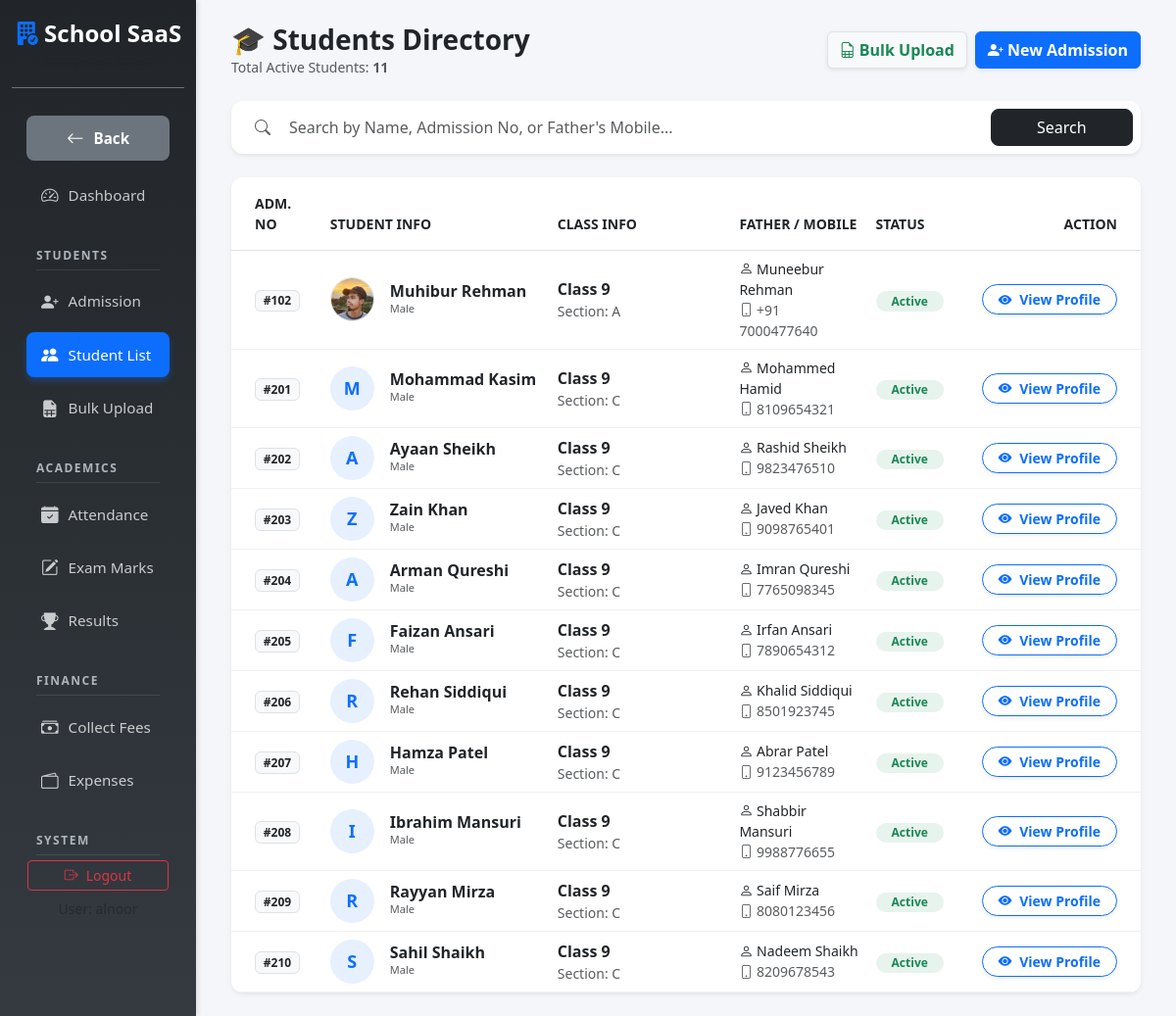
The app's page /students/ (signed in) with its own data.
### students/models.py (models this page shows, shortened)
class Student(TimeStampedModel):
    GENDER_CHOICES = (
        ('M', 'Male'),
        ('F', 'Female'),
        ('O', 'Other'),
    )
    STATUS_CHOICES = (
        ('active', 'Active'),
        ('inactive', 'Inactive'),
        ('alumini', 'Alumini / Left'),
    )
    BLOOD_GROUP_CHOICES = (
        ('A+', 'A+'), ('A-', 'A-'),
        ('B+', 'B+'), ('B-', 'B-'),
        ('O+', 'O+'), ('O-', 'O-'),
        ('AB+', 'AB+'), ('AB-', 'AB-'),
    )
    RELIGION_CHOICES = (
        ('Islam', 'Islam'),
        ('Hinduism', 'Hinduism'),
        ('Christianity', 'Christianity'),
        ('Sikhism', 'Sikhism'),
        ('Jainism', 'Jainism'),
        ('Other', 'Other'),
    )
    CATEGORY_CHOICES = (
        ('General', 'General'),
        ('OBC', 'OBC'),
        ('SC', 'SC'),
        ('ST', 'ST'),
        ('Other', 'Other'),
    )
    school = models.ForeignKey(School, on_delete=models.CASCADE, related_name='students')
    admission_no = models.CharField(max_length=50)
    admission_date = models.DateField()
    first_name = models.CharField(max_length=100)
    last_name = models.CharField(max_length=100, blank=True)
    gender = models.CharField(max_length=1, choices=GENDER_CHOICES)
    dob = models.DateField(null=True, blank=True)
    blood_group = models.CharField(max_length=5, choices=BLOOD_GROUP_CHOICES, blank=True, null=True)
    religion = models.CharField(max_length=50, choices=RELIGION_CHOICES, blank=True, null=True)
    category = models.CharField(max_length=50, choices=CATEGORY_CHOICES, blank=True, null=True)
    aadhar_no = models.CharField(max_length=20, blank=True, null=True)
    father_name = models.CharField(max_length=100)
    father_occupation = models.CharField(max_length=100, blank=True, null=True)
    mother_name = models.CharField(max_length=100, blank=True)
    father_mobile = models.CharField(max_length=15)
    previous_school = models.CharField(max_length=200, blank=True, null=True)
    address = models.TextField()
    current_class = models.ForeignKey(ClassGrade, on_delete=models.SET_NULL, null=True)
    section = models.ForeignKey(Section, on_delete=models.SET_NULL, null=True)
    roll_number = models.PositiveIntegerField(null=True, blank=True)
    status = models.CharField(max_length=20, choices=STATUS_CHOICES, default='active')
    photo = models.ImageField(upload_to='student_photos/', blank=True, null=True)
    class Meta:
        unique_together = [
            ('school', 'admission_no'),
        ]
    ordering = ['school', 'current_class', 'section', 'first_name']

### academics/models.py (models this page shows, shortened)
class ClassGrade(TimeStampedModel):
    school = models.ForeignKey(School, on_delete=models.CASCADE, related_name='classes')
    name = models.CharField(max_length=50) # e.g., "Class 10" or "Hifz-ul-Quran"
    class Meta:
        unique_together = ('school', 'name') # Ek school me "Class 10" do baar nahi honi chahiye
        verbose_name = "Class"
        verbose_name_plural = "Classes"

class Section(TimeStampedModel):
    school = models.ForeignKey(School, on_delete=models.CASCADE, related_name='sections')
    class_grade = models.ForeignKey(ClassGrade, on_delete=models.CASCADE, related_name='sections')
    name = models.CharField(max_length=10) # e.g., "A", "B", "Girls Wing"
    class_teacher = models.ForeignKey('accounts.CustomUser', on_delete=models.SET_NULL, null=True, blank=True, limit_choices_to={'role': 'teacher'})
    class Meta:
        unique_together = ('class_grade', 'name')

### students/views.py (the view, shortened to what this page needs)
# urls.py: path('students/', student_list, name='student_list'),
@login_required(login_url='login')
def student_list(request):
    if not request.user.school:
        return render(request, 'core/error.html', {'message': "Restricted Access"})
    students = Student.objects.filter(school=request.user.school).select_related('current_class', 'section')
    search_query = request.GET.get('search', '')
    context = {
        'students': students,
        'search_query': search_query
    }
    return render(request, 'students/student_list.html', context)

### templates/students/student_list.html (shortened to what this page needs)
{% extends 'base.html' %}
{% block content %}
<div class="container-fluid">
    <div class="d-flex justify-content-between align-items-center mb-4">
        <div>
            <h3 class="fw-bold text-dark mb-0">🎓 Students Directory</h3>
            <p class="text-muted small mb-0">Total Active Students: <strong>{{ students.count }}</strong></p>
        </div>
        <div class="d-flex gap-2">
            <a href="{% url 'bulk_upload_students' %}" class="btn btn-light border shadow-sm fw-bold text-success">
                <i class="bi bi-file-earmark-spreadsheet"></i> Bulk Upload
            </a>
            <a href="{% url 'student_admission' %}" class="btn btn-primary fw-bold shadow-sm">
                <i class="bi bi-person-plus-fill"></i> New Admission
            </a>
        </div>
    </div>
    <div class="card border-0 shadow-sm mb-4" style="border-radius: 12px; background: #fff;">
        <div class="card-body p-2">
            <form method="get" class="row g-2 align-items-center">
                <div class="col-md-10">
                    <div class="input-group">
                        <span class="input-group-text bg-white border-0 ps-3"><i class="bi bi-search text-muted"></i></span>
                        <input type="text" name="search" class="form-control border-0 shadow-none ps-2"
                               placeholder="Search by Name, Admission No, or Father's Mobile..."
                               value="{{ search_query }}" style="background: transparent;">
                    </div>
                </div>
                <div class="col-md-2 d-grid">
                    <button type="submit" class="btn btn-dark" style="border-radius: 8px;">Search</button>
                </div>
            </form>
        </div>
    </div>
    <div class="card border-0 shadow-sm" style="border-radius: 12px; overflow: hidden;">
        <div class="table-responsive">
            <table class="table table-hover align-middle mb-0">
                <thead class="bg-light text-uppercase text-muted small">
                    <tr>
                        <th class="py-3 ps-4" width="10%">Adm. No</th>
                        <th class="py-3" width="25%">Student Info</th>
                        <th class="py-3" width="20%">Class Info</th>
                        <th class="py-3" width="15%">Father / Mobile</th>
                        <th class="py-3" width="10%">Status</th>
                        <th class="py-3 text-end pe-4" width="20%">Action</th>
                    </tr>
                </thead>
                <tbody>
                    {% for student in students %}
                    <tr style="border-bottom: 1px solid #f0f0f0;">
                        <td class="ps-4">
                            <span class="badge bg-light text-dark border">#{{ student.admission_no }}</span>
                        </td>
                        <td>
                            <div class="d-flex align-items-center">
                                {% if student.photo %}
                                    <img src="{{ student.photo.url }}"
                                         class="rounded-circle border me-3"
                                         width="45" height="45"
                                         style="object-fit: cover;"
                                         loading="lazy">
                                {% else %}
                                    <div class="rounded-circle bg-primary bg-opacity-10 text-primary fw-bold d-flex justify-content-center align-items-center me-3"
                                         style="width: 45px; height: 45px; font-size: 18px;">
                                        {{ student.first_name|first|upper }}
                                    </div>
                                {% endif %}
                                <div class="d-flex flex-column justify-content-center">
                                    <h6 class="mb-0 fw-bold text-dark">{{ student.first_name }} {{ student.last_name }}</h6>
                                    <small class="text-muted" style="font-size: 11px;">
                                        {% if student.gender == 'M' %} Male
                                        {% elif student.gender == 'F' %} Female
                                        {% else %} Other {% endif %}
                                    </small>
                                </div>
                            </div>
                        </td>
                        <td>
                            <div class="d-flex flex-column">
                                <span class="fw-semibold text-dark">{{ student.current_class.name }}</span>
                                <small class="text-muted">Section: {{ student.section.name|default:"-" }}</small>
                            </div>
                        </td>
                        <td>
                            <div class="d-flex flex-column">
                                <span class="text-dark small"><i class="bi bi-person"></i> {{ student.father_name }}</span>
                                <span class="text-muted small"><i class="bi bi-phone"></i> {{ student.father_mobile }}</span>
                            </div>
                        </td>
                        <td>
                            {% if student.status == 'active' %}
                                <span class="badge rounded-pill bg-success bg-opacity-10 text-success px-3">Active</span>
                            {% elif student.status == 'inactive' %}
                                <span class="badge rounded-pill bg-warning bg-opacity-10 text-warning px-3">Inactive</span>
                            {% else %}
                                <span class="badge rounded-pill bg-danger bg-opacity-10 text-danger px-3">Left</span>
                            {% endif %}
                        </td>
                        <td class="text-end pe-4">
                            <a href="{% url 'student_profile' student.pk %}" class="btn btn-sm btn-outline-primary fw-bold rounded-pill px-3 shadow-sm">
                                <i class="bi bi-eye-fill me-1"></i> View Profile
                            </a>
                        </td>
                    </tr>
                    {% endfor %}
                </tbody>
            </table>
        </div>
    </div>
</div>
{% endblock %}

### templates/base.html (style rules this page uses)
body { background-color: #f4f6f9; font-family: 'Segoe UI', Tahoma, Geneva, Verdana, sans-serif; }

### records on screen
Student: admission_no "102", photo (picture), first_name "Muhibur", last_name "Rehman", gender "Male", current_class.name "Class 9", section.name "A", father_name "Muneebur Rehman", father_mobile "+91 7000477640", status "Active"
Student: admission_no "201", first_name|first "M", first_name "Mohammad", last_name "Kasim", gender "Male", current_class.name "Class 9", section.name "C", father_name "Mohammed Hamid", father_mobile "8109654321", status "Active"
Student: admission_no "202", first_name|first "A", first_name "Ayaan", last_name "Sheikh", gender "Male", current_class.name "Class 9", section.name "C", father_name "Rashid Sheikh", father_mobile "9823476510", status "Active"
Student: admission_no "203", first_name|first "Z", first_name "Zain", last_name "Khan", gender "Male", current_class.name "Class 9", section.name "C", father_name "Javed Khan", father_mobile "9098765401", status "Active"
Student: admission_no "204", first_name|first "A", first_name "Arman", last_name "Qureshi", gender "Male", current_class.name "Class 9", section.name "C", father_name "Imran Qureshi", father_mobile "7765098345", status "Active"
Student: admission_no "205", first_name|first "F", first_name "Faizan", last_name "Ansari", gender "Male", current_class.name "Class 9", section.name "C", father_name "Irfan Ansari", father_mobile "7890654312", status "Active"
Student: admission_no "206", first_name|first "R", first_name "Rehan", last_name "Siddiqui", gender "Male", current_class.name "Class 9", section.name "C", father_name "Khalid Siddiqui", father_mobile "8501923745", status "Active"
Student: admission_no "207", first_name|first "H", first_name "Hamza", last_name "Patel", gender "Male", current_class.name "Class 9", section.name "C", father_name "Abrar Patel", father_mobile "9123456789", status "Active"
Student: admission_no "208", first_name|first "I", first_name "Ibrahim", last_name "Mansuri", gender "Male", current_class.name "Class 9", section.name "C", father_name "Shabbir Mansuri", father_mobile "9988776655", status "Active"
Student: admission_no "209", first_name|first "R", first_name "Rayyan", last_name "Mirza", gender "Male", current_class.name "Class 9", section.name "C", father_name "Saif Mirza", father_mobile "8080123456", status "Active"
Student: admission_no "210", first_name|first "S", first_name "Sahil", last_name "Shaikh", gender "Male", current_class.name "Class 9", section.name "C", father_name "Nadeem Shaikh", father_mobile "8209678543", status "Active"

### other values on screen
{{ students.count }} "11"
